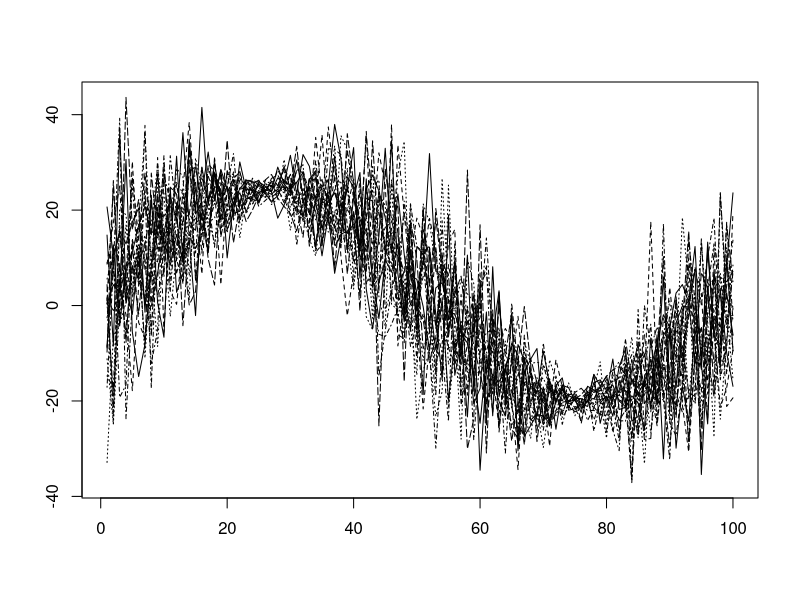

Recreate this plot in R.
# ---------------------------------------------------------------------
# Paper:       	 N.M. Tran, P. Burdejova, M. Osipenko, and W.K. Härdle
#		 "Principal Component Analysis in an Asymmetric Norm"
# ---------------------------------------------------------------------
# Quantlet:    	 PEC_sim_setup
# ---------------------------------------------------------------------
# Description: 	 Example of curves used for simulation.
# ---------------------------------------------------------------------
# Author:      	 Petra Burdejova, Maria Osipenko
# ---------------------------------------------------------------------

#------------------parameters
n= 20
p= 100
t=seq(0,1,length=p)
sigma_e = 0.5 
sigma_a1 = 16
sigma_a2 = 9

error_type = 1 #or 3 or 5

#----------------mean and component functions
m<-function(t){(mu=1+t+exp(-(t-0.6)^2/0.05))
		return(mu)
}
ff<-function(t){f1=sqrt(2)*sin(2*pi*t)
		f2=sqrt(2)*cos(2*pi*t)
		a1=rnorm(length(t), sigma_a1)	
		a2=rnorm(length(t),0, sigma_a2)
		return(cbind(a1*f1,a2*f2))
}

yi <- function(t,e_type){
		if (e_type==1) {e <- rnorm(length(t),0,sigma_e)}
		if (e_type==3) {e <- rt(length(t),1)}
		if (e_type==5) {e <- log(rnorm(length(t),0,sigma_e))}
		y_i <- m(t)+apply(ff(t),1,sum)
		return(y_i)
}

#----------------generate the curves
Y_mtx <- matrix(nrow=n, ncol=p)
for (i in 1:n){
	Y_mtx[i,] <- yi(t,error_type) 
}

#----------------plot the curves
matplot(t(Y_mtx),type="l", col="black", ylab="")





